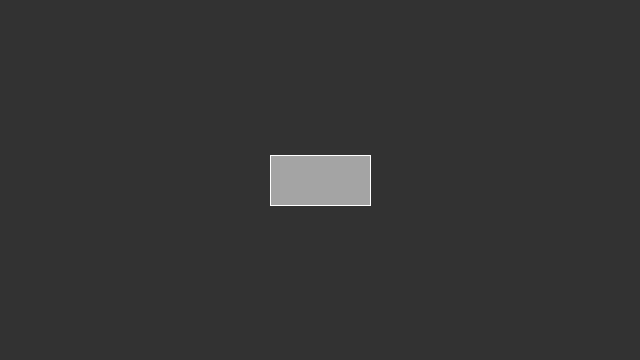
Frame 1 (no input)
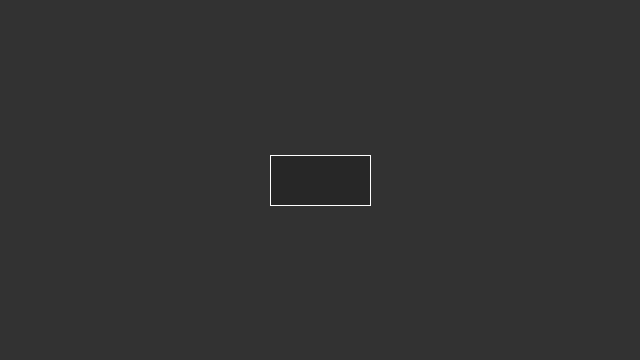
Frame 60 (the mouse pressed at the canvas centre just before this capture)
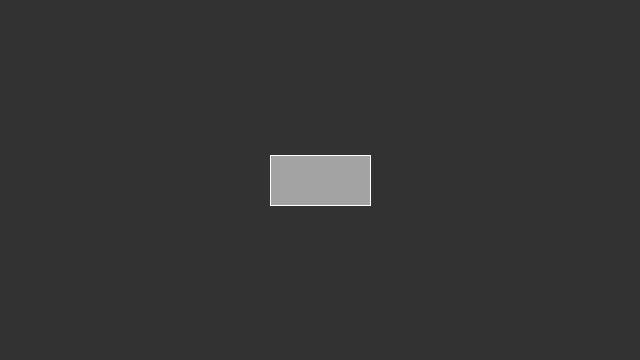
Frame 120 (the mouse held since frame 60 and released just before this capture)

The Processing sketch that drew these frames (run headless with seeded random() and noise(); from frame 60 on, the mouse is pressed at the canvas centre):

// Processing sketch: sketch_3_1
// ── sketch_3_1.pde
void setup() {
  // Set the size of the window
  size(640, 360);
}

void draw() {
  background(50);
  fill(random(255  ));
  stroke(255);
  rectMode(CENTER);
  rect(320, 180, 100, 50);
}
